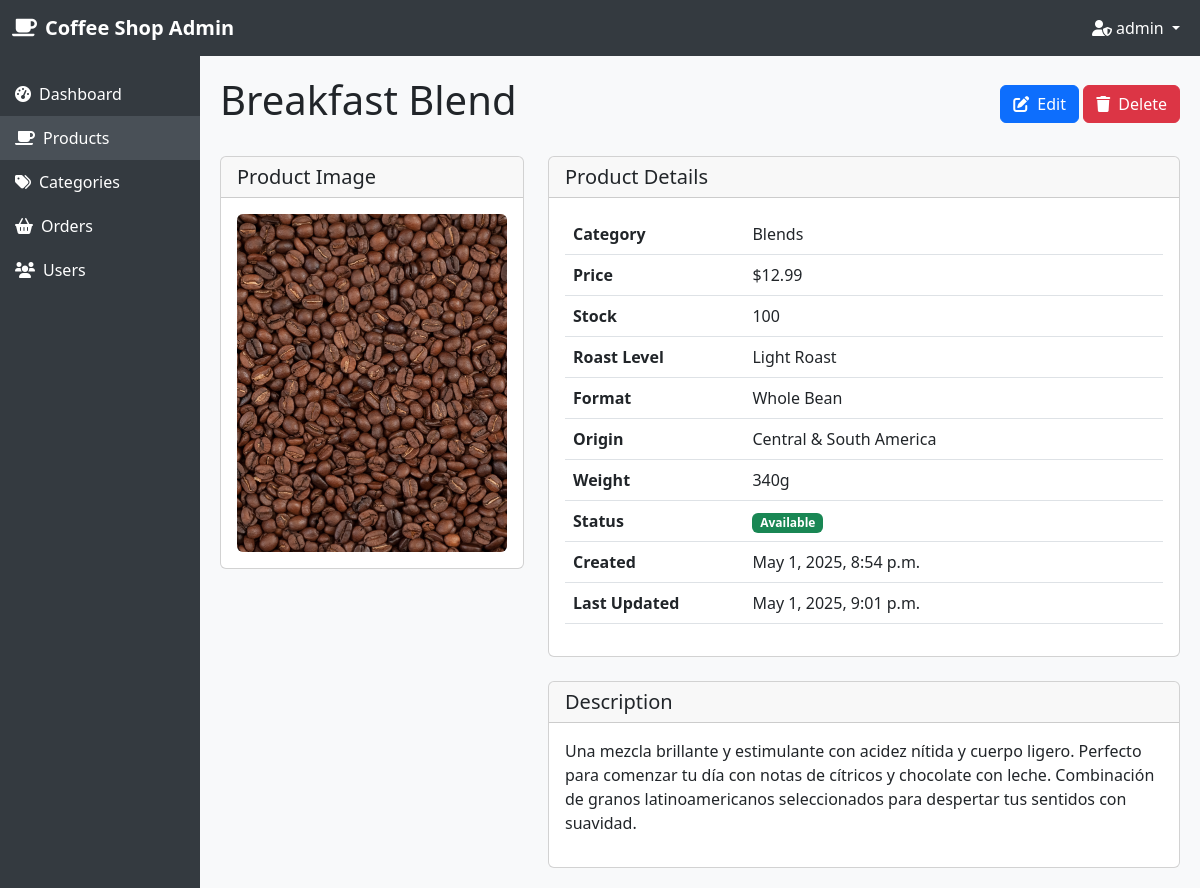
/admin-dashboard/products/7/ (signed in), run on an earlier commit of the app's database.
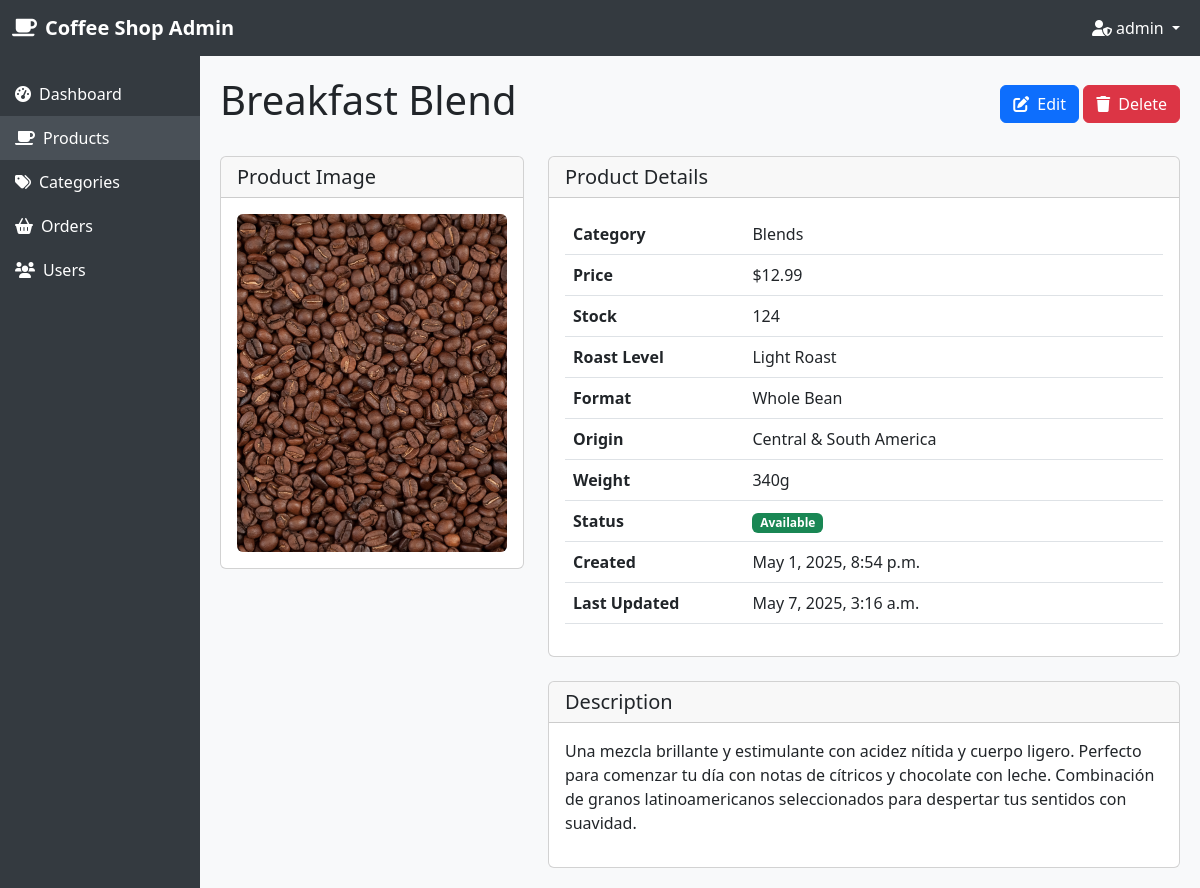
And on a later commit of the database.
### store/models.py (models this page shows, shortened)
class Product(models.Model):
    ROAST_CHOICES = [
        ('light', 'Light Roast'),
        ('medium', 'Medium Roast'),
        ('dark', 'Dark Roast'),
        ('espresso', 'Espresso Roast'),
    ]
    FORMAT_CHOICES = [
        ('whole_bean', 'Whole Bean'),
        ('ground', 'Ground'),
        ('capsule', 'Capsules'),
    ]
    name = models.CharField(max_length=200)
    category = models.ForeignKey(Category, on_delete=models.CASCADE, related_name='products')
    description = models.TextField()
    price = models.DecimalField(max_digits=6, decimal_places=2)
    stock = models.IntegerField(default=0)
    image = models.ImageField(upload_to='products/', blank=True, null=True)
    roast_level = models.CharField(max_length=20, choices=ROAST_CHOICES)
    origin = models.CharField(max_length=100)  # País o región de origen
    format = models.CharField(max_length=20, choices=FORMAT_CHOICES)
    weight = models.IntegerField(help_text="Weight in grams")
    created_at = models.DateTimeField(auto_now_add=True)
    updated_at = models.DateTimeField(auto_now=True)
    is_available = models.BooleanField(default=True)
    class Meta:
        ordering = ['name']

class Category(models.Model):
    name = models.CharField(max_length=200, unique=True)  # Nombre único
    description = models.TextField(blank=True)  # Descripción opcional
    class Meta:
        verbose_name_plural = 'Categories'
        ordering = ['name']  # Orden alfabético

### store/views.py (the view)
# urls.py: path('admin-dashboard/products/<int:pk>/', views.product_detail, name="product_detail"),
@user_passes_test(is_admin)
def product_detail(request, pk):
    product = get_object_or_404(Product, pk=pk)
    return render(request, 'store/dashboard/product_detail.html', {'product': product})

### store/views.py (called while the page is built)
def is_admin(user):
    return user.is_staff

### store/templates/store/dashboard/product_detail.html (shortened to what this page needs)
{% extends 'store/dashboard/admin_base.html' %}
{% load static %}
{% block content %}
<div class="d-flex justify-content-between align-items-center mb-4">
    <h1>{{ product.name }}</h1>
    <div>
        <a href="{% url 'product_update' product.id %}" class="btn btn-primary">
            <i class="fas fa-edit me-1"></i> Edit
        </a>
        <a href="{% url 'product_delete' product.id %}" class="btn btn-danger">
            <i class="fas fa-trash me-1"></i> Delete
        </a>
    </div>
</div>
<div class="row">
    <div class="col-md-4">
        <div class="card mb-4">
            <div class="card-header">
                <h5 class="mb-0">Product Image</h5>
            </div>
            <div class="card-body text-center">
                {% if product.image %}
                    <img src="{{ product.image.url }}" alt="{{ product.name }}" class="img-fluid rounded">
                {% else %}
                    <div class="bg-secondary text-white d-flex align-items-center justify-content-center" style="height: 200px;">
                        <i class="fas fa-coffee fa-5x"></i>
                    </div>
                {% endif %}
            </div>
        </div>
    </div>
    <div class="col-md-8">
        <div class="card mb-4">
            <div class="card-header">
                <h5 class="mb-0">Product Details</h5>
            </div>
            <div class="card-body">
                <table class="table">
                    <tbody>
                        <tr>
                            <th style="width: 30%;">Category</th>
                            <td>{{ product.category.name }}</td>
                        </tr>
                        <tr>
                            <th>Price</th>
                            <td>${{ product.price }}</td>
                        </tr>
                        <tr>
                            <th>Stock</th>
                            <td>{{ product.stock }}</td>
                        </tr>
                        <tr>
                            <th>Roast Level</th>
                            <td>{{ product.get_roast_level_display }}</td>
                        </tr>
                        <tr>
                            <th>Format</th>
                            <td>{{ product.get_format_display }}</td>
                        </tr>
                        <tr>
                            <th>Origin</th>
                            <td>{{ product.origin }}</td>
                        </tr>
                        <tr>
                            <th>Weight</th>
                            <td>{{ product.weight }}g</td>
                        </tr>
                        <tr>
                            <th>Status</th>
                            <td>
                                {% if product.is_available %}
                                    <span class="badge bg-success">Available</span>
                                {% else %}
                                    <span class="badge bg-danger">Not Available</span>
                                {% endif %}
                            </td>
                        </tr>
                        <tr>
                            <th>Created</th>
                            <td>{{ product.created_at|date:"F j, Y, g:i a" }}</td>
                        </tr>
                        <tr>
                            <th>Last Updated</th>
                            <td>{{ product.updated_at|date:"F j, Y, g:i a" }}</td>
                        </tr>
                    </tbody>
                </table>
            </div>
        </div>
        <div class="card">
            <div class="card-header">
                <h5 class="mb-0">Description</h5>
            </div>
            <div class="card-body">
                {{ product.description|linebreaks }}
            </div>
        </div>
    </div>
</div>
{% endblock %}

What changed in the data, as far as the page shows it:
changed Product "Breakfast Blend": stock "100" → "124"; updated_at "May 1, 2025, 9:01 p.m." → "May 7, 2025, 3:16 a.m."
